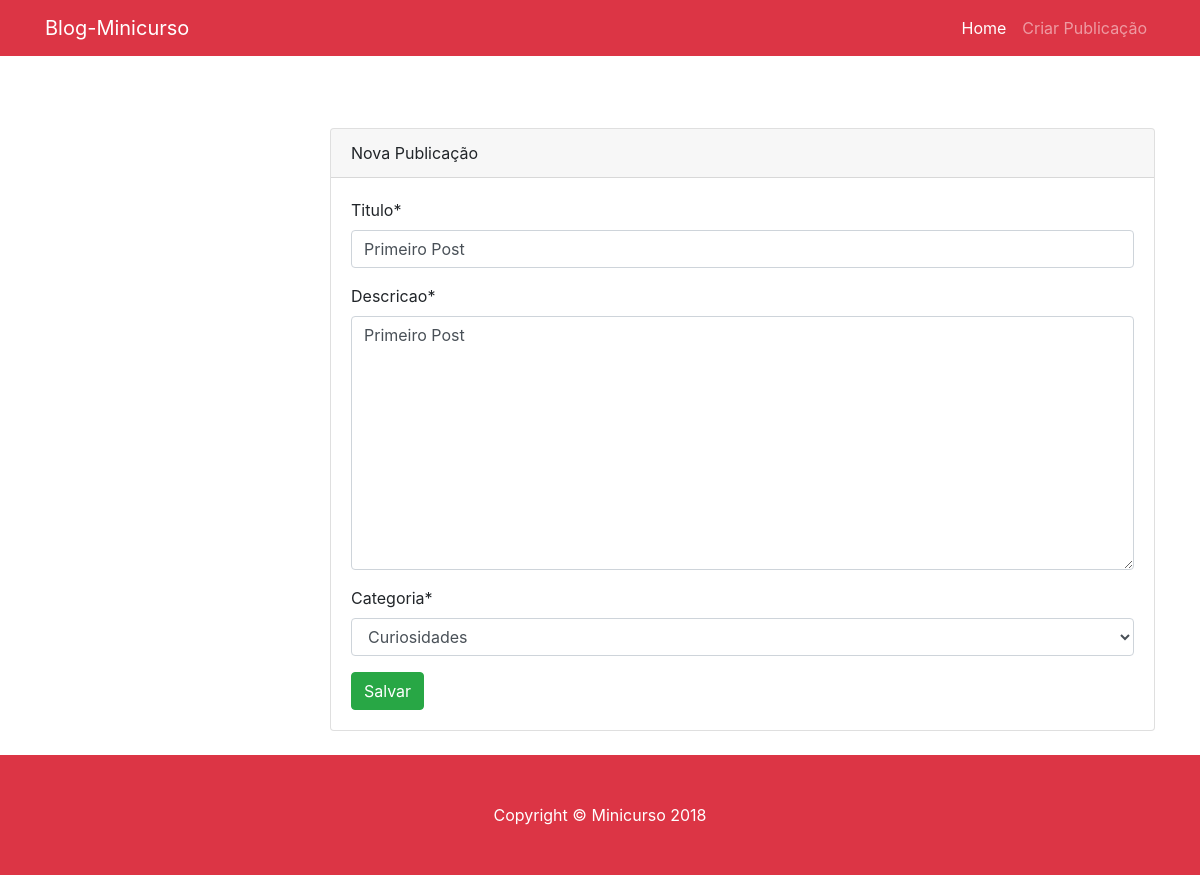
The app's page /editar/15/ with its own data.
### publicacoes/models.py (models this page shows, shortened)
class Publicacao(models.Model):
	titulo = models.CharField(max_length=100)
	descricao = models.TextField()
	dt_criaco = models.DateField(auto_now_add=True)
	categoria = models.ForeignKey(Categoria, on_delete=models.CASCADE)
	class Meta:
		verbose_name_plural = 'Publicações'

### publicacoes/views.py (the view)
# urls.py: path('editar/<int:id>/', editaPublicacao, name='url_editar'),
def editaPublicacao(request, id):
	data = {}
	posts = Publicacao.objects.get(id=id)
	form = PublicacaoForm(request.POST or None, instance=posts)
	if form.is_valid():
		form.save()
		return redirect('url_home')
	data['form'] = form
	return render(request, 'publicacoes/formulario.html', data)

### publicacoes/form.py
class PublicacaoForm(ModelForm):
	class Meta:
		model = Publicacao
		fields = ['titulo', 'descricao', 'categoria']

### publicacoes/models.py (called while the page is built)
	def __str__(self):
		return self.nome

### publicacoes/templates/publicacoes/formulario.html (shortened to what this page needs)
<!DOCTYPE html>
<html>
   <head>
      <link rel="stylesheet" href="https://stackpath.bootstrapcdn.com/bootstrap/4.1.3/css/bootstrap.min.css">
   </head>
   <body>
      {% include "publicacoes/menu.html" %}
      <br>
      <br>
      <div class="container">
         <div class="row">
            <div class="col-lg-3"></div>
            <div class="col-lg-9">
               <div class="card card-outline-secondary my-4">
                  <div class="card-header">
                     Nova Publicação
                  </div>
                  <div class="card-body">
                     {% load crispy_forms_tags %}
                     <form method="POST">
                        {{form|crispy}}
                        <input type="submit"  class="btn btn-success" value="Salvar">
                     </form>
                  </div>
               </div>
            </div>
         </div>
      </div>
      {% include "publicacoes/footer.html" %}
   </body>
</html>

### records on screen
Publicacao: titulo "Primeiro Post", descricao "Primeiro Post", categoria "Curiosidades"
